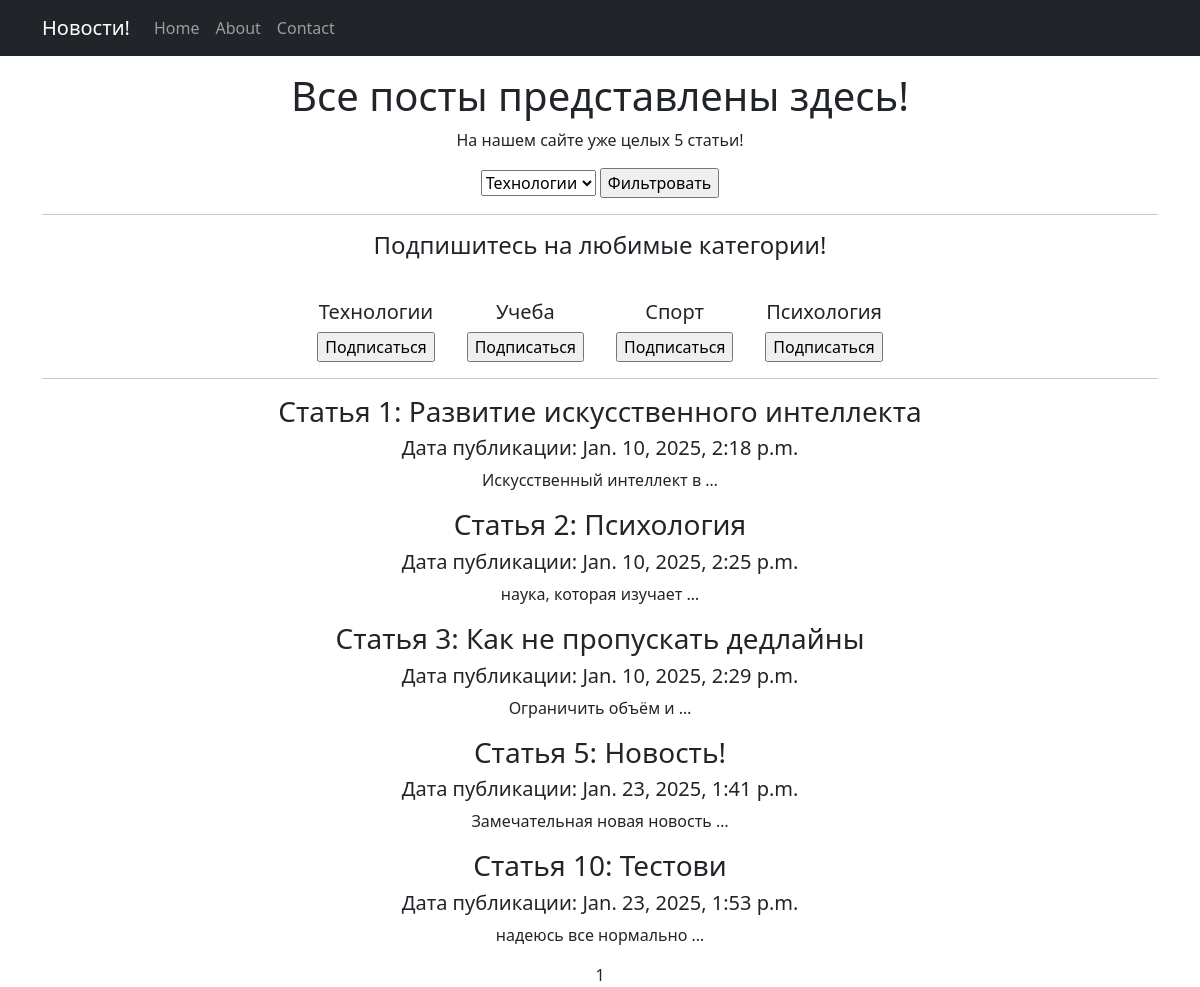
The page /news/ on the database as committed earlier.
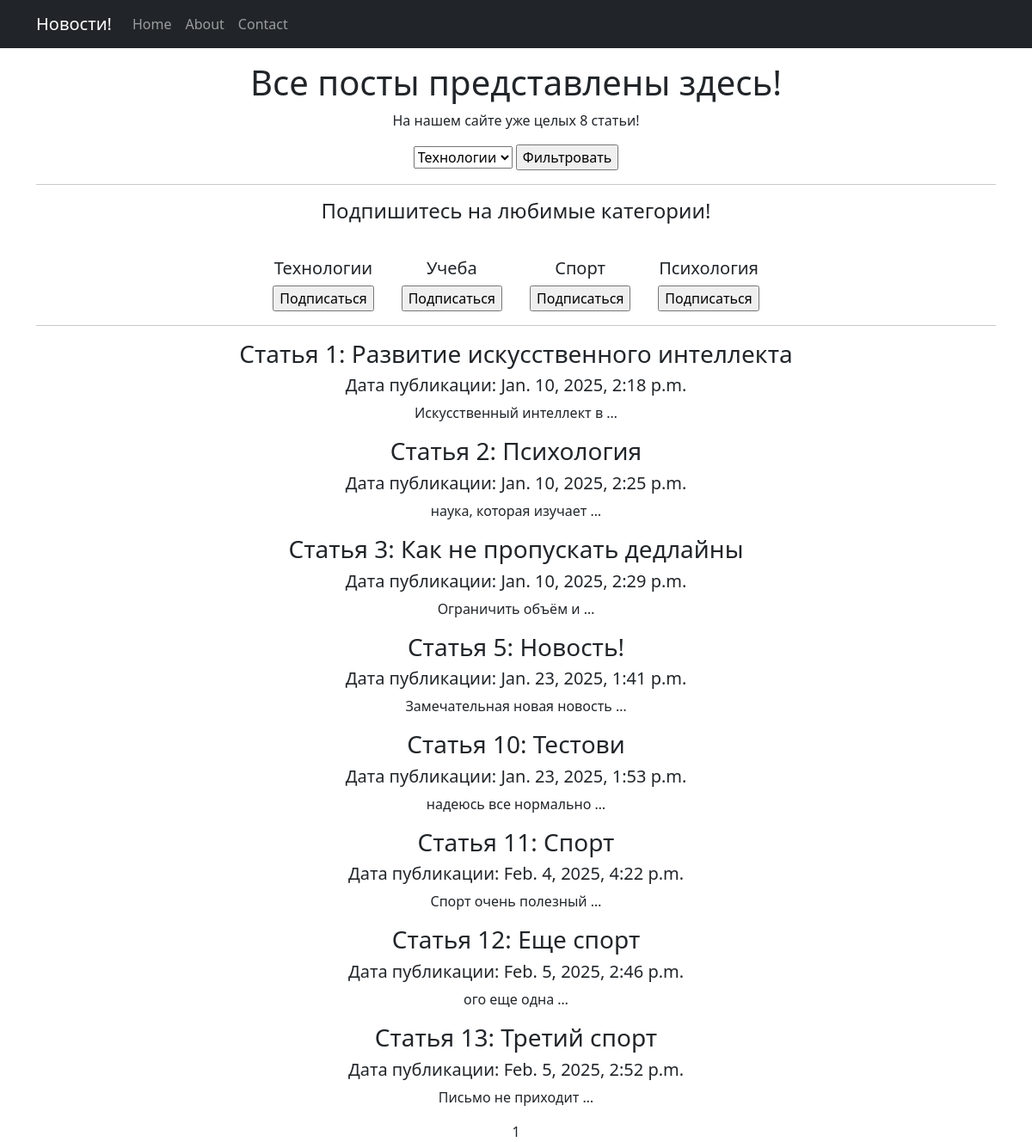
The same page on the database as committed later.
### portal/models.py (models this page shows, shortened)
class Category(models.Model):
    name = models.CharField(max_length=255, unique=True)
    subscribers = models.ManyToManyField(User, through='Subscriber')

class Post(models.Model):
    author = models.ForeignKey(Author, on_delete=models.CASCADE)
    POST_CHOICES = [
        ('article', 'Статья'),
        ('news', 'Новость'),
    ]
    post_type = models.CharField(max_length=10, choices=POST_CHOICES)
    created_at = models.DateTimeField(auto_now_add=True)
    categories = models.ManyToManyField(Category, through='PostCategory')
    title = models.CharField(max_length=255)
    text = models.TextField()
    rating = models.IntegerField(default=0)

### portal/views.py (the view)
# urls.py: path('', PostList.as_view(), name='post_list'),
class PostList(ListView):
    model = Post
    template_name = 'news.html'
    context_object_name = 'post_list'
    paginate_by = 10
    def get_queryset(self):
        queryset = super().get_queryset()
        self.filterset = PostFilter(self.request.GET, queryset=queryset)
        return self.filterset.qs
    def get_context_data(self, **kwargs):
        context = super().get_context_data(**kwargs)
        context['filterset'] = self.filterset
        context['time_created'] = datetime.utcnow()
        context['all_posts'] = self.get_queryset().count()
        context['categories'] = Category.objects.all()
        return context

### portal/templatetags/custom_filters.py (called while the page is built)
@register.filter()
def censored(text):
    for word in censore:
        text = text.replace(word, word[0] + '*' * (len(word) - 1))
    return text

### templates/news.html (shortened to what this page needs)
{% extends 'flatpages/default.html' %}
{% load custom_filters %}
{% load custom_tags %}
{% block content %}
<div>
  <div class="m-3">
    <h1 class="mt-3">Все посты представлены здесь!</h1>
    <p>На нашем сайте уже целых {{ all_posts }} статьи!</p>
    <form method="get">
      <select name="category">
          {% for category in categories %}
              <option value="{{ category.id }}">{{ category.name }}</option>
          {% endfor %}
      </select>
      <input type="submit" value="Фильтровать" />
    </form>
  </div>
  <hr>
  <h4 class="mt-3">Подпишитесь на любимые категории!</h1>
  <div class="m-3 d-flex justify-content-center">
    {% for category in categories %}
    <div class="mt-4 mx-3 ">
    <h5>{{ category.name }}</h3>
      <form method="post" action="{% url 'subscribe' %}">
          <input type="submit" value="Подписаться">
      </form>
    </div>
    {% endfor %}
  </div>
</div>
<hr>
{% if post_list %}
  {% for post in post_list %}
  <h3>Статья {{ post.id }}: {{ post.title }}</h3>
  <h5>Дата публикации: {{ post.created_at }}</h5>
  <p>{{ post.text|truncatewords:3|censored }}</p>
  {% endfor %}
{% else %}
  <h2>Товаров нет!</h2>
{% endif %}
{{ page_obj.number }}
{% endblock content %}

### templates/flatpages/default.html (shortened to what this page needs)
<!DOCTYPE html>
<html lang="en">
    <head>
         {% load static  %}
        <link href="{% static 'css/styles.css' %}" rel="stylesheet" />
    </head>
    <body>
        <nav class="navbar navbar-expand-lg navbar-dark bg-dark static-top">
            <div class="container">
                <a class="navbar-brand" href="/news/">Новости!</a>
                <div class="collapse navbar-collapse" id="navbarResponsive">
                    <ul class="navbar-nav ml-auto">
                        <li class="nav-item active">
                            <a class="nav-link" href="#">Home
                            </a>
                        </li>
                        <li class="nav-item">
                            <a class="nav-link" href="#">About</a>
                        </li>
                        <li class="nav-item">
                            <a class="nav-link" href="#">Contact</a>
                        </li>
                    </ul>
                </div>
            </div>
         </nav>
        <div class="container">
            <div class="row">
                <div class="col-lg-12 text-center">
                    {% block content %}
                    {% endblock %}
                </div>
            </div>
        </div>
    </body>
</html>

Rows that differ between the two databases and show on the page:
added Post: id "11", title "Спорт", created_at "Feb. 4, 2025, 4:22 p.m.", text|censored "Спорт очень полезный …"
added Post: id "12", title "Еще спорт", created_at "Feb. 5, 2025, 2:46 p.m.", text|censored "ого еще одна …"
added Post: id "13", title "Третий спорт", created_at "Feb. 5, 2025, 2:52 p.m.", text|censored "Письмо не приходит …"
Other text that changed with them:
{{ all_posts }}: "5" → "8"
